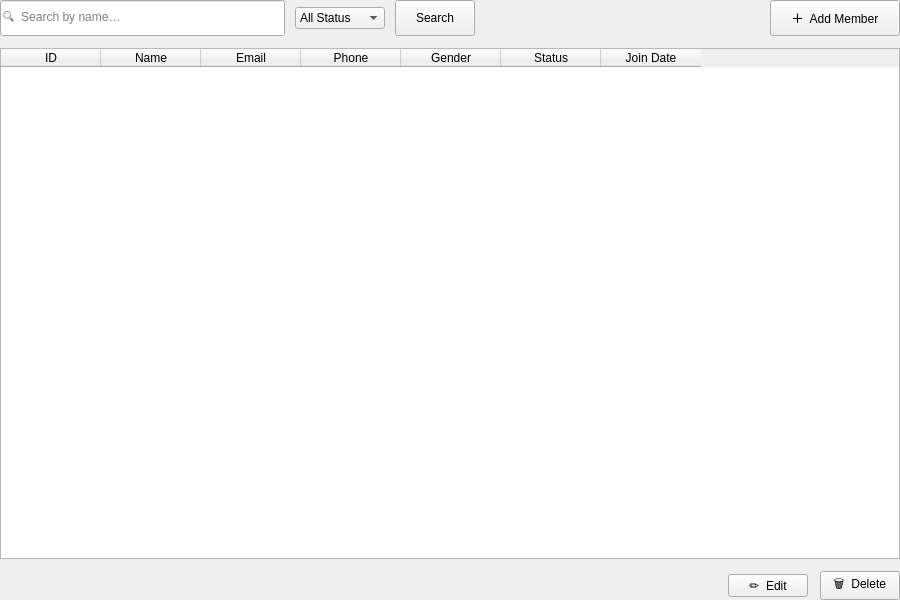
<?xml version="1.0" encoding="UTF-8"?>
<ui version="4.0">
 <class>MembersPage</class>
 <widget class="QWidget" name="MembersPage">
  <property name="geometry"><rect><x>0</x><y>0</y><width>900</width><height>600</height></rect></property>
  <property name="windowTitle"><string>Members</string></property>

  <layout class="QVBoxLayout" name="mainLayout">
   <property name="spacing"><number>12</number></property>
   <property name="leftMargin"><number>0</number></property><property name="topMargin"><number>0</number></property>
   <property name="rightMargin"><number>0</number></property><property name="bottomMargin"><number>0</number></property>

   <!-- Toolbar -->
   <item>
    <layout class="QHBoxLayout" name="toolbarLayout">
     <property name="spacing"><number>10</number></property>
     <item>
      <widget class="QLineEdit" name="searchInput">
       <property name="placeholderText"><string>🔍  Search by name…</string></property>
       <property name="minimumSize"><size><width>240</width><height>36</height></size></property>
      </widget>
     </item>
     <item>
      <widget class="QComboBox" name="statusFilter">
       <item><property name="text"><string>All Status</string></property></item>
       <item><property name="text"><string>active</string></property></item>
       <item><property name="text"><string>inactive</string></property></item>
       <item><property name="text"><string>suspended</string></property></item>
      </widget>
     </item>
     <item>
      <widget class="QPushButton" name="searchButton">
       <property name="text"><string>Search</string></property>
       <property name="minimumSize"><size><width>80</width><height>36</height></size></property>
      </widget>
     </item>
     <item>
      <spacer><property name="orientation"><enum>Qt::Horizontal</enum></property><property name="sizeHint" stdset="0"><size><width>40</width><height>0</height></size></property></spacer>
     </item>
     <item>
      <widget class="QPushButton" name="addButton">
       <property name="text"><string>＋  Add Member</string></property>
       <property name="minimumSize"><size><width>130</width><height>36</height></size></property>
      </widget>
     </item>
    </layout>
   </item>

   <!-- Table -->
   <item>
    <widget class="QTableWidget" name="membersTable">
     <property name="selectionBehavior"><enum>QAbstractItemView::SelectRows</enum></property>
     <property name="editTriggers"><set>QAbstractItemView::NoEditTriggers</set></property>
     <property name="alternatingRowColors"><bool>true</bool></property>
     <column><property name="text"><string>ID</string></property></column>
     <column><property name="text"><string>Name</string></property></column>
     <column><property name="text"><string>Email</string></property></column>
     <column><property name="text"><string>Phone</string></property></column>
     <column><property name="text"><string>Gender</string></property></column>
     <column><property name="text"><string>Status</string></property></column>
     <column><property name="text"><string>Join Date</string></property></column>
    </widget>
   </item>

   <!-- Bottom bar -->
   <item>
    <layout class="QHBoxLayout" name="bottomBar">
     <item><widget class="QLabel" name="statusLabel"><property name="text"><string/></property></widget></item>
     <item><spacer><property name="orientation"><enum>Qt::Horizontal</enum></property><property name="sizeHint" stdset="0"><size><width>40</width><height>0</height></size></property></spacer></item>
     <item><widget class="QPushButton" name="editButton"><property name="text"><string>✏  Edit</string></property></widget></item>
     <item><widget class="QPushButton" name="deleteButton"><property name="text"><string>🗑  Delete</string></property></widget></item>
    </layout>
   </item>

  </layout>
 </widget>
 <resources/>
 <connections/>
</ui>
